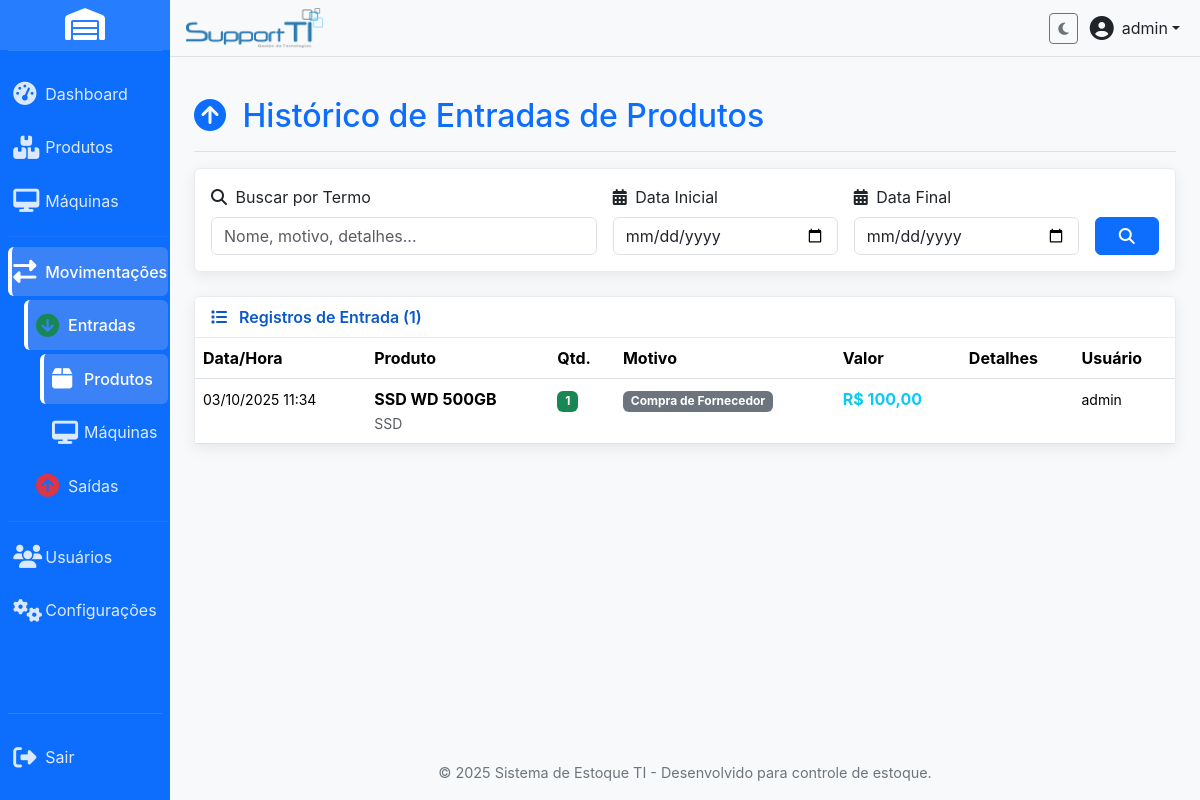
The app's page /product_inputs_log.php (signed in) with its own data.
### tables this page shows
CREATE TABLE IF NOT EXISTS `product_inputs` (
  `id` int(11) NOT NULL AUTO_INCREMENT,
  `product_id` int(11) NOT NULL,
  `user_id` int(11) DEFAULT NULL,
  `quantity_added` int(11) NOT NULL,
  `reason` varchar(255) NOT NULL,
  `details` text DEFAULT NULL,
  `unit_price` decimal(12,2) DEFAULT NULL,
  `input_date` timestamp NOT NULL DEFAULT current_timestamp(),
  `product_name` varchar(255) DEFAULT NULL,
  `product_category` varchar(100) DEFAULT NULL,
  `product_serial_number` varchar(100) DEFAULT NULL,
  `product_barcode` varchar(100) DEFAULT NULL,
  PRIMARY KEY (`id`),
  KEY `user_id` (`user_id`)
);

CREATE TABLE IF NOT EXISTS `users` (
  `id` int(11) NOT NULL AUTO_INCREMENT,
  `username` varchar(50) NOT NULL,
  `password` varchar(255) NOT NULL,
  `email` varchar(100) NOT NULL,
  `role` varchar(20) DEFAULT 'user',
  `full_name` varchar(255) DEFAULT NULL,
  `avatar` varchar(255) DEFAULT NULL,
  `last_login` timestamp NULL DEFAULT NULL,
  `reset_token` varchar(64) DEFAULT NULL,
  `reset_token_expires_at` datetime DEFAULT NULL,
  `created_at` timestamp NOT NULL DEFAULT current_timestamp(),
  `updated_at` timestamp NOT NULL DEFAULT current_timestamp() ON UPDATE current_timestamp(),
  `theme` varchar(50) DEFAULT 'blue',
  PRIMARY KEY (`id`),
  UNIQUE KEY `username` (`username`),
  UNIQUE KEY `email` (`email`)
);

### product_inputs_log.php (the view, shortened to what this page needs)
<?php
$search = trim($_GET['search'] ?? '');
$date_from = trim($_GET['date_from'] ?? '');
$date_to = trim($_GET['date_to'] ?? '');
$page = max(1, intval($_GET['page'] ?? 1));
$per_page = 20;
$offset = ($page - 1) * $per_page;
try {
    $pdo = getConnection();
    $where_conditions = [];
    $params = [];
    $where_clause = !empty($where_conditions) ? 'WHERE ' . implode(' AND ', $where_conditions) : '';
    $count_query = "SELECT COUNT(*) as total FROM product_inputs pi LEFT JOIN users u ON pi.user_id = u.id {$where_clause}";
    $count_stmt = $pdo->prepare($count_query);
    $count_stmt->execute($params);
    $total_records = $count_stmt->fetch()['total'];
    $inputs_query = "
        SELECT
            pi.*, u.username
        FROM product_inputs pi
        LEFT JOIN users u ON pi.user_id = u.id
        {$where_clause}
        ORDER BY pi.input_date DESC
        LIMIT {$per_page} OFFSET {$offset}
    ";
    $inputs_stmt = $pdo->prepare($inputs_query);
    $inputs_stmt->execute($params);
    $inputs = $inputs_stmt->fetchAll();
} catch (PDOException $e) {
    error_log("Erro ao carregar dados de entrada de produtos: " . $e->getMessage());
    $inputs = [];
    $total_records = 0;
    $total_pages = 0;
}
?>
<?php include 'includes/header.php'; ?>
<div class="d-flex justify-content-between flex-wrap flex-md-nowrap align-items-center pt-3 pb-2 mb-3 border-bottom">
    <h1 class="h2 text-primary-custom">
        <i class="fas fa-arrow-circle-up me-2"></i>
        Histórico de Entradas de Produtos
    </h1>
</div>
<div class="card card-custom mb-4">
    <div class="card-body">
        <form method="GET" action="" class="row g-3 align-items-end">
            <div class="col-md-5">
                <label for="search" class="form-label form-label-custom"><i class="fas fa-search me-1"></i> Buscar por Termo</label>
                <input type="text" class="form-control form-control-custom" id="search" name="search" placeholder="Nome, motivo, detalhes..." value="<?php echo htmlspecialchars($search); ?>">
            </div>
            <div class="col-md-3">
                <label for="date_from" class="form-label form-label-custom"><i class="fas fa-calendar-alt me-1"></i> Data Inicial</label>
                <input type="date" class="form-control form-control-custom" id="date_from" name="date_from" value="<?php echo htmlspecialchars($date_from); ?>">
            </div>
            <div class="col-md-3">
                <label for="date_to" class="form-label form-label-custom"><i class="fas fa-calendar-alt me-1"></i> Data Final</label>
                <input type="date" class="form-control form-control-custom" id="date_to" name="date_to" value="<?php echo htmlspecialchars($date_to); ?>">
            </div>
            <div class="col-md-1">
                <div class="d-grid">
                    <button type="submit" class="btn btn-primary-custom" data-bs-toggle="tooltip" title="Filtrar">
                        <i class="fas fa-search"></i>
                    </button>
                </div>
            </div>
        </form>
    </div>
</div>
<div class="card card-custom">
    <div class="card-header card-header-custom d-flex justify-content-between align-items-center">
        <span>
            <i class="fas fa-list me-2"></i>
            Registros de Entrada (<?php echo number_format($total_records); ?>)
        </span>
    </div>
    <div class="card-body p-0">
        <?php if (empty($inputs)): ?>
            <div class="text-center text-muted py-5">
                <i class="fas fa-inbox fa-3x mb-3"></i>
                <p>Nenhuma entrada de produto encontrada.</p>
            </div>
        <?php else: ?>
            <div class="table-responsive">
                <table class="table table-hover mb-0">
                    <thead class="table-header-custom">
                        <tr>
                            <th>Data/Hora</th>
                            <th>Produto</th>
                            <th>Qtd.</th>
                            <th>Motivo</th>
                            <th>Valor</th>
                            <th>Detalhes</th>
                            <th>Usuário</th>
                        </tr>
                    </thead>
                    <tbody>
                        <?php foreach ($inputs as $input): ?>
                            <tr>
                                <td><small><?php echo date('d/m/Y H:i', strtotime($input['input_date'])); ?></small></td>
                                <td>
                                    <strong><?php echo htmlspecialchars($input['product_name']); ?></strong>
                                    <br><small class="text-muted"><?php echo htmlspecialchars($input["product_category"]); ?></small>
                                </td>
                                <td><span class="badge bg-success"><?php echo number_format($input['quantity_added']); ?></span></td>
                                <td><span class="badge bg-secondary"><?php echo htmlspecialchars($input["reason"] ?? 'N/A'); ?></span></td>
                                <td>
                                    <?php
                                    if (isset($input['unit_price']) && is_numeric($input['unit_price'])) {
                                        $total_value = $input['unit_price'] * $input['quantity_added'];
                                        echo '<strong class="text-info">R$ ' . number_format($total_value, 2, ',', '.') . '</strong>';
                                    } else {
                                        echo '<span class="text-muted">-</span>';
                                    }
                                    ?>
                                </td>
                                <td><small><?php echo nl2br(htmlspecialchars($input["details"] ?? 'N/A')); ?></small></td>
                                <td><small><?php echo htmlspecialchars($input["username"] ?? 'Sistema'); ?></small></td>
                            </tr>
                        <?php endforeach; ?>
                    </tbody>
                </table>
            </div>
        <?php endif; ?>
    </div>
</div>
<?php include 'includes/footer.php'; ?>

### CSS/custom.css (style rules this page uses)
:root { --primary-color: #0d6efd; --primary-dark: #0a58ca; --primary-light: #3b82f6; --secondary-color: #6c757d; --accent-color: #ffffff; --light-bg: #f8f9fa; --text-light: #ffffff; --text-dark: #212529; --border-color: #e9ecef; --hover-color: rgba(255, 255, 255, 0.1); --active-color: #0b5ed7; --border-radius-base: 0.375rem; --box-shadow-base: 0 4px 15px rgba(0, 0, 0, 0.07); --sidebar-width: 170px; --sidebar-collapsed-width: 80px; --transition-speed: 0.3s; }
body { background-color: var(--light-bg); font-family: -apple-system, BlinkMacSystemFont, "Segoe UI", Roboto, "Helvetica Neue", Arial, sans-serif; color: var(--text-dark); overflow-x: hidden; }
.btn-primary-custom { background-color: var(--primary-color); border-color: var(--primary-color); color: var(--text-light); }
.text-primary-custom { color: var(--primary-color) !important; }
.card-custom { border: 1px solid var(--border-color); border-radius: var(--border-radius-base); box-shadow: var(--box-shadow-base); }
.card-header-custom { background-color: #fff; border-bottom: 1px solid var(--border-color); font-weight: 600; color: var(--primary-dark); }

### records on screen
product_inputs: input_date "03/10/2025 11:34", product_name "SSD WD 500GB", product_category "SSD", quantity_added "1", reason "Compra de Fornecedor", total_value "100,00", user.username "admin"

### other values on screen
$_SESSION["username"] "admin"
$total_records "1"
SITE_NAME "Sistema de Estoque TI"
